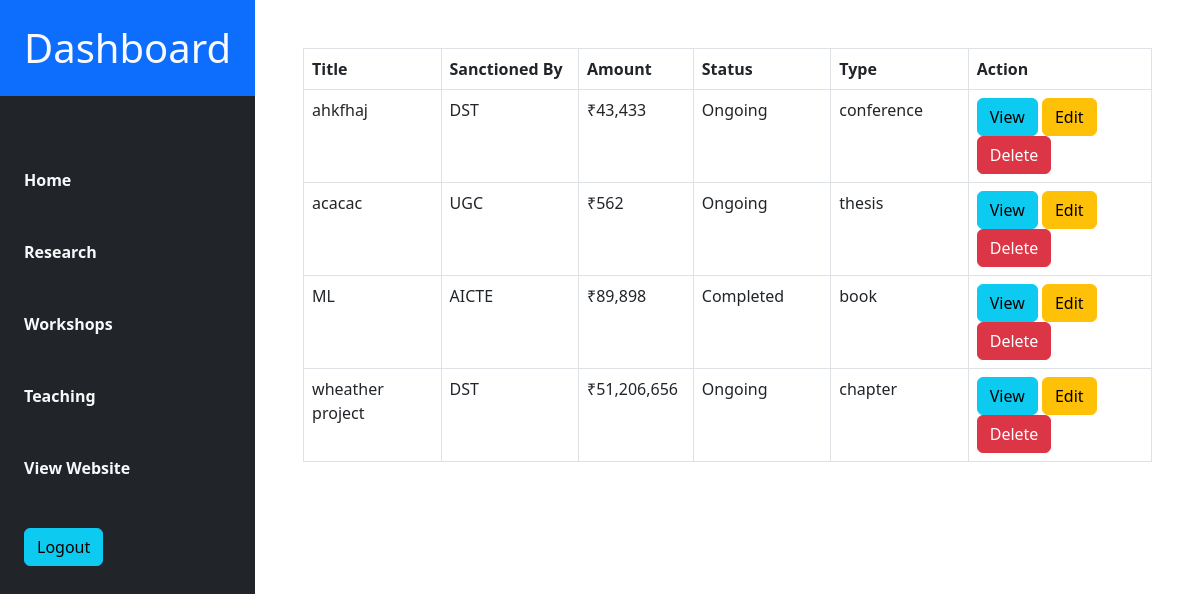
Page /dpb/admin/research/rindex.php (signed in) on the committed database.
### tables this page shows
CREATE TABLE `research` (
  `id` int(11) NOT NULL,
  `title` text NOT NULL,
  `sanctioned_by` varchar(255) NOT NULL,
  `total_amount` varchar(255) NOT NULL,
  `status` varchar(255) NOT NULL,
  `type` varchar(255) NOT NULL,
  `user_id` varchar(255) NOT NULL
);

### dpb/admin/research/rindex.php (the view, shortened to what this page needs)
<!DOCTYPE html>
<html lang="en">
<head>
  <link rel="stylesheet" href="https://cdn.jsdelivr.net/npm/bootstrap@5.2.3/dist/css/bootstrap.min.css">
</head>
<body>
  <div class="dashboard d-flex justify-content-between">
    <div class="sidebar bg-dark vh-100">
      <h1 class="bg-primary p-4"><a href="../authentication/dashboard.php" class="text-light text-decoration-none">Dashboard</a></h1>
      <div class="menues p-4 mt-5">
        <div class="menu">
          <a href="../home/home.php" class="text-light text-decoration-none"><strong>Home </strong></a>
        </div>
        <div class="menu mt-5">
          <a href="research.php" class="text-light text-decoration-none"><strong>Research </strong></a>
        </div>
        <div class="menu mt-5">
          <a href="../workshop/workshop.php" class="text-light text-decoration-none"><strong>Workshops</strong></a>
        </div>
        <div class="menu mt-5">
          <a href="../teaching/teaching.php" class="text-light text-decoration-none"><strong>Teaching</strong></a>
        </div>
        <div class="menu mt-5">
          <a href="../view/index.php" class="text-light text-decoration-none"><strong>View Website</strong></a>
        </div>
        <div class="menu mt-5">
          <a href="../authentication/logout.php" class="btn btn-info">Logout</a>
        </div>
      </div>
    </div>
    <div class="posts-list w-100 p-5">
      <table class="table table-bordered">
        <thead>
          <tr>
            <th style="width:15%;">Title</th>
            <th style="width:15%;">Sanctioned By</th>
            <th style="width:10%;">Amount</th>
            <th style="width:15%;">Status</th>
            <th style="width:15%;">Type</th>
            <th style="width:20%;">Action</th>
          </tr>
        </thead>
      <tbody>
      <?php
          include('../../connect.php');
          $logged_in_user_id = $_SESSION['user_id'];
          $sqlSelect = "SELECT * FROM research WHERE user_id = $logged_in_user_id";
          $result = mysqli_query($conn, $sqlSelect);
          if (mysqli_num_rows($result) > 0) {
            while ($row = mysqli_fetch_assoc($result)) {
              ?>
              <tr>
                <td><?php echo $row['title']; ?></td>
                <td><?php echo $row['sanctioned_by']; ?></td>
                <td>₹<?php echo number_format($row['total_amount']); ?></td>
                <td><?php echo $row['status']; ?></td>
                <td><?php echo $row['type']; ?></td>
                <td>
                  <a class="btn btn-info" href="view_research.php?id=<?php echo $row['id']; ?>">View</a>
                  <a class="btn btn-warning" href="edit_research.php?id=<?php echo $row['id']; ?>">Edit</a>
                  <a class="btn btn-danger" href="delete_research.php?id=<?php echo $row['id']; ?>">Delete</a>
                </td>
              </tr>
              <?php
            }
          } else {
            echo '<tr><td colspan="6">No research projects found for this user.</td></tr>';
          }
          ?>
        </tbody>
      </table>
    </div>
  </div>
</body>
</html>

### rows in the picture
research: title "ahkfhaj", sanctioned_by "DST", total_amount "43,433", status "Ongoing", type "conference"
research: title "acacac", sanctioned_by "UGC", total_amount "562", status "Ongoing", type "thesis"
research: title "ML", sanctioned_by "AICTE", total_amount "89,898", status "Completed", type "book"
research: title "wheather project", sanctioned_by "DST", total_amount "51,206,656", status "Ongoing", type "chapter"
